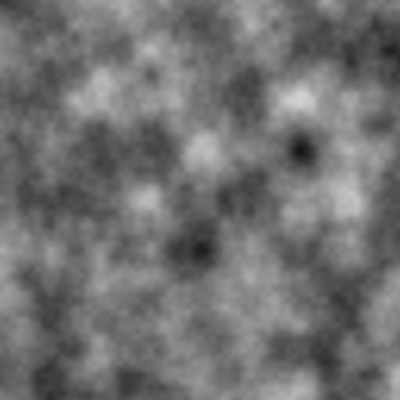
Frame 1 (no input)
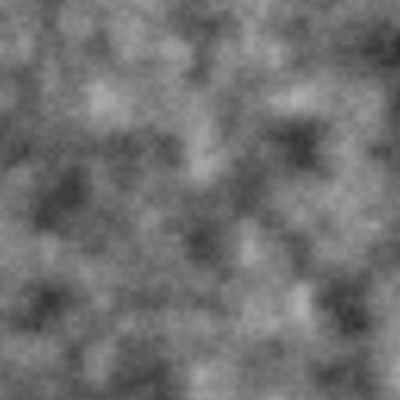
Frame 60 (no input)
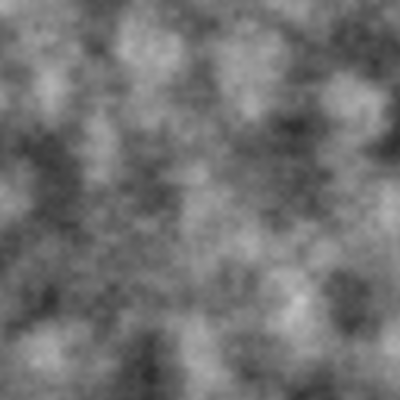
Frame 120 (the mouse pressed at the canvas centre since frame 60)

The p5.js sketch that drew these frames (run headless with seeded random() and noise() and a simulated clock; from frame 60 on, the mouse is pressed at the canvas centre):

// p5.js sketch
// ── sketch.js
// Visualize moving 2D noise

offset = 0.0;

function setup() {
  createCanvas(400, 400);

  noiseSeed(0);
}

function draw() {
  displayNoise(offset);

  offset += 0.006;
}

function displayNoise(offset) {
  loadPixels();
  let xoff = 0.0;

  for (let x = 0; x < width; x++) {
    let yoff = 0.0;

    for (let y = 0; y < height; y++) {
      const bright = map(noise(xoff, yoff, offset), 0, 1, 0, 255);
      set(x, y, floor(bright));
      yoff += 0.02;
    }
    xoff += 0.02;
  }

  updatePixels();
}
